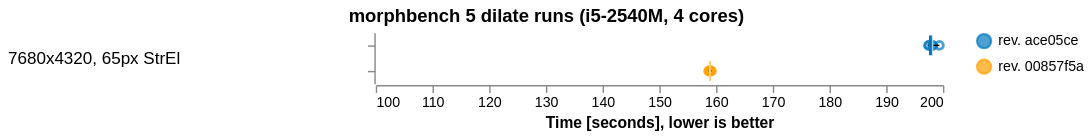

Write the Vega-Lite specification saved for this chart.
### Vega-Lite specification from a JSON file in a GitHub repository (floating-point values rounded to 4 significant figures)
{"$schema": "https://vega.github.io/schema/vega-lite/v4.json", "title": {"text": "morphbench 5 dilate runs (i5-2540M, 4 cores)", "anchor": "middle"}, "data": {"values": [{"set": "7680x4320, 65px StrEl", "var": "rev. ace05ce", "times": [198191, 198171, 199375, 197437, 197535]}, {"set": "7680x4320, 65px StrEl", "var": "rev. 00857f5a", "times": [159104, 158910, 159189, 158736, 158671]}]}, "transform": [{"flatten": ["times"]}, {"calculate": "datum.times/1000", "as": "times"}], "facet": {"row": {"field": "set", "type": "nominal", "spacing": 10, "header": {"title": "", "labelAngle": 0, "labelFontSize": 12}}}, "spec": {"encoding": {"x": {"field": "times", "type": "quantitative", "axis": {"title": "Time [seconds], lower is better", "grid": false}, "scale": {"domain": [100, 200]}}, "y": {"field": "var", "type": "nominal", "axis": {"title": "", "labels": false}, "sort": "descending"}, "color": {"field": "var", "type": "nominal", "scale": {"range": ["#0277bd", "#ffa000"]}, "legend": {"title": ""}, "sort": "descending"}}, "layer": [{"mark": "point"}, {"width": 400, "height": {"step": 18}, "mark": {"type": "boxplot", "extent": "min-max"}}]}, "config": {"view": {"stroke": "transparent"}, "axis": {"domainWidth": 1}}}
